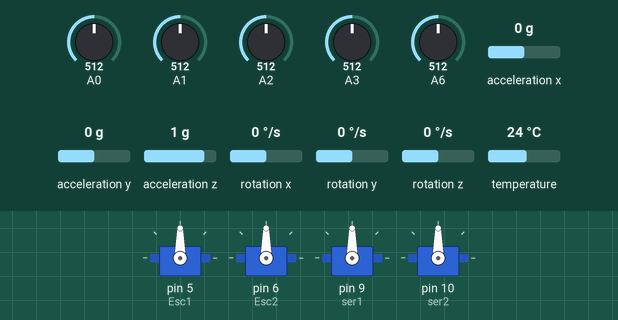
The sketch below on a simulated Arduino Nano, built with avr-gcc and run on an emulated ATmega328P. On the bench: 4 × servo. The inputs (shaded band) are chosen by the test bench; at power-on: A1 = 512, A2 = 512, A0 = 512, A3 = 512, A6 = 512, acceleration x 0 g, acceleration y 0 g, acceleration z 1 g, rotation x 0 °/s, rotation y 0 °/s, rotation z 0 °/s, temperature 24 °C. What the sketch prints to the serial monitor is not drawn.

Above: at 7.2 s.
7.3 s: A1 set to 989
8.8 s: A1 set to 1013
At 9.31 s:
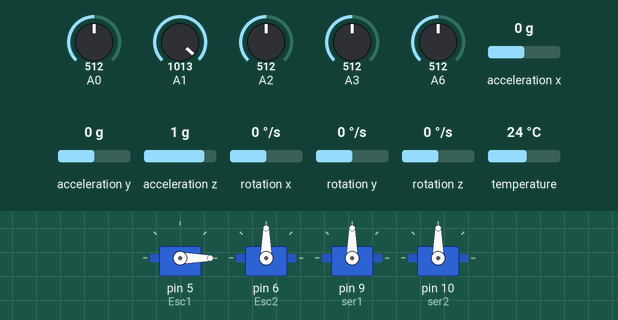
11.8 s: A2 set to 993
13.3 s: A2 set to 1018
At 14.0 s:
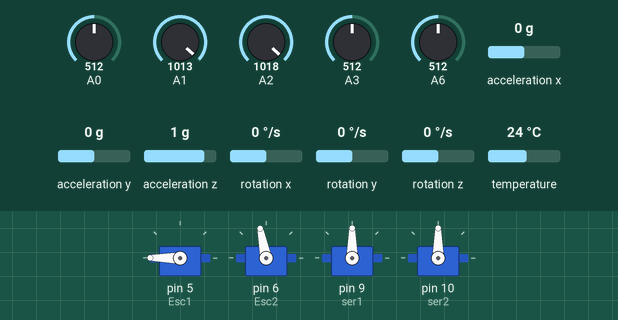
16.3 s: A0 set to 983
At 19.18 s:
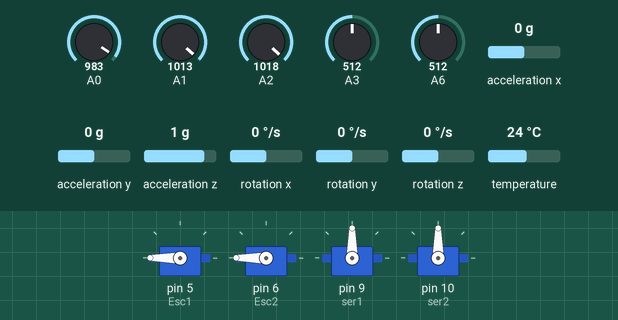
19.3 s: A0 set to 1008
At 19.7 s:
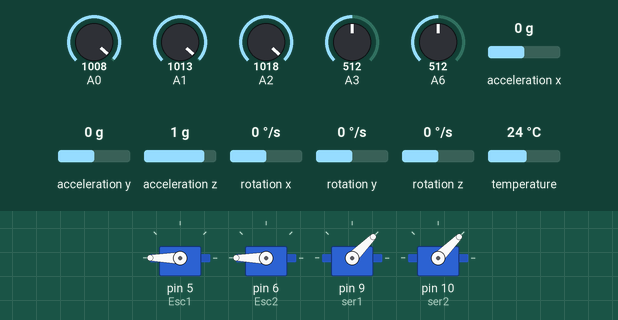
Timing chart, 0 to 66.0 s (numbered marks = the images above; inputs shaded):
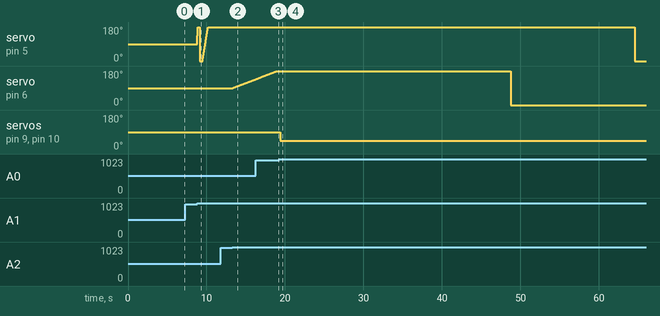

Measured:
- the behaviour switches between 1000 and 1001 on A1 (found by bisection; images 0 and 1)
- the behaviour switches between 1000 and 1001 on A2 (found by bisection; images 1 and 2)
- the behaviour switches between 1000 and 1001 on A0 (found by bisection; images 3 and 4)
- after the input at 7.3 s, every drawn part: stays the same
- after the input at 11.8 s, every drawn part: stays the same
- after the input at 13.3 s, servo on pin 6 (Esc2): moves from 90° to 137° over 2.9 s, starting at once
- after the input at 19.3 s, servo on pin 5 (Esc1): 180° → 0° after 45.2 s instead of 30.6 s; servo on pin 6 (Esc2): 180° → 0° after 29.5 s instead of 20.0 s; servo on pin 9 (ser1), servo on pin 10 (ser2): 90° → 45° after 0.09 s

The sketch:

nano_code.ino
```cpp
#include <Servo.h>
#include <Adafruit_MPU6050.h>
#include <Adafruit_Sensor.h>

Servo Esc1, Esc2,ser1,ser2;
Adafruit_MPU6050 mpu;
int s1=90,s2=90,e1=90,e2=90;
int f=0,b=0,r=0,l=0,s=0,a=0,u=0,d=0,h=0,m=0;
int gyro_x, gyro_y, gyro_z;
long gyro_x_cal, gyro_y_cal, gyro_z_cal;
float angle_pitch, angle_roll,angle_yawn;

void setup() {

 Serial.println("Adafruit MPU6050 test!");
 Serial.begin(115200);
  if (!mpu.begin()) {
    Serial.println("Failed to find MPU6050 chip");
    while (1) {
      delay(10);
    }
  }
  Serial.println("MPU6050 Found!");

  mpu.setAccelerometerRange(MPU6050_RANGE_8_G);
  mpu.setGyroRange(MPU6050_RANGE_500_DEG);

  sensors_event_t a, g, temp;
  mpu.getEvent(&a, &g, &temp);

  for (int a = 0; a < 2000 ; a++)
  {
    gyro_x=g.gyro.x;
    gyro_y=g.gyro.y;
    gyro_z=g.gyro.z;
    gyro_x_cal += gyro_x;                                              //Add the gyro x-axis offset to the gyro_x_cal variable
    gyro_y_cal += gyro_y;                                              //Add the gyro y-axis offset to the gyro_y_cal variable
    gyro_z_cal += gyro_z;                                              //Add the gyro z-axis offset to the gyro_z_cal variable
    delay(3);                                                          //Delay 3us to simulate the 250Hz program loop
  }
  gyro_x_cal /= 2000;                                                  //Divide the gyro_x_cal variable by 2000 to get the avarage offset
  gyro_y_cal /= 2000;                                                  //Divide the gyro_y_cal variable by 2000 to get the avarage offset
  gyro_z_cal /= 2000;

  Esc1.attach(5,1000,2000);
  Esc2.attach(6,1000,2000);
  ser1.attach(9);
  ser2.attach(10);
  ser1.write(s1);
  ser2.write(s2);

}

void loop() {

  sensors_event_t a1, g, temp;
  mpu.getEvent(&a1, &g, &temp);

  gyro_x=g.gyro.x;
  gyro_y=g.gyro.y;
  gyro_z=g.gyro.z;

  gyro_x -= gyro_x_cal;                                                //Subtract the offset calibration value from the raw gyro_x value
  gyro_y -= gyro_y_cal;                                                //Subtract the offset calibration value from the raw gyro_y value
  gyro_z -= gyro_z_cal;

  angle_pitch += gyro_x * 0.0000611;                                   //Calculate the traveled pitch angle and add this to the angle_pitch variable
  angle_roll += gyro_y * 0.0000611;
  angle_yawn += gyro_z * 0.0000611;

   if (analogRead(A0)>1000)
   {
     delay(30);
     if(analogRead(A0)>1000)
     {
      if(b==1)
      {
        normal();
      }
      else
      {
        forward();
      }
     }
     else{
        if(f==1){
          normal();
        }
        else
        {
          backward();
        }
     }
   }
   if (analogRead(A1)>1000)
   {
     delay(30);
     if(analogRead(A1)>1000)
     {
      if(l==1)
      {
        normal();
      }
      else
      {
        right();
      }
     }
     else{
        if(r==1){
          normal();
        }
        else
        {
          left();
        }
     }
   }
   if (analogRead(A2)>1000)
   {
     delay(30);
     if(analogRead(A2)>1000)
     {
      if(d==1)
      {
        normal();
      }
      else
      {
        up();
      }
     }
     else{
        if(u==1){
          normal();
        }
        else
        {
          down();
        }
     }
   }
   if (analogRead(A3)>1000)
   {
     delay(30);
     if(analogRead(A3)>1000)
     {
      if(h==1)
      {
        normal();
      }
      else
      {
        manual();
      }
     }
     else{
        if(m==1){
          normal();
        }
        else
        {
          hover();
        }
     }
   }
   if (analogRead(A6)>1000)
   {
     delay(30);
     if(analogRead(A6)>1000)
     {
      if(a==1)
      {
        normal();
      }
      else
      {
        stop();
      }
     }
     else{
        if(s==1){
          normal();
        }
        else
        {
          auton();
        }
     }
   }

}
void normal()
{

}
void stop()
{

}
void auton()
{
   //we'll see
}
void manual(){

}
void up()
{
   Esc1.write(e1=e1+1);
   Esc2.write(e2=e2+1);
}
void down(){
  Esc1.write(e1=e1-1);
   Esc2.write(e2=e2-1);

}
 void hover()
 {

       Esc1.write(e1);
       Esc2.write(e2);

      sensors_event_t a1, g, temp;
  mpu.getEvent(&a1, &g, &temp);
      //under progress
      gyro_x=g.gyro.x;
      gyro_y=g.gyro.y;
      gyro_z=g.gyro.z;

      gyro_x -= gyro_x_cal;                                                //Subtract the offset calibration value from the raw gyro_x value
      gyro_y -= gyro_y_cal;                                                //Subtract the offset calibration value from the raw gyro_y value
      gyro_z -= gyro_z_cal;

      angle_pitch += gyro_x * 0.0000611;                                   //Calculate the traveled pitch angle and add this to the angle_pitch variable
      angle_roll += gyro_y * 0.0000611;
      angle_yawn += gyro_z * 0.0000611;

      //pitch control
      if(angle_pitch >= 1)
      {
        ser1.write(s1+1);
      }
      else if(angle_pitch <= -1)
      {
        ser1.write(s1-1);
      }

      //roll control
      if (angle_roll >=1)
      {
        Esc1.write(e1+1);
      }
      if (angle_roll <= -1)
      {
        Esc2.write(e2-1);
      }

 }
 void forward()
 {
  ser1.write(45); // dummy values
  ser2.write(45);
  f=1;

 }
 void backward()
 {
  ser1.write(135);// dummy values
  ser2.write(135);
  b=1;

 }
 void right()
 {
  Esc1.write(e1=e1+45); // dummy values
  r=1;

 }
 void left()
 {
  Esc2.write(e2=e2+45); // dummy values
  l=1;

 }
```
